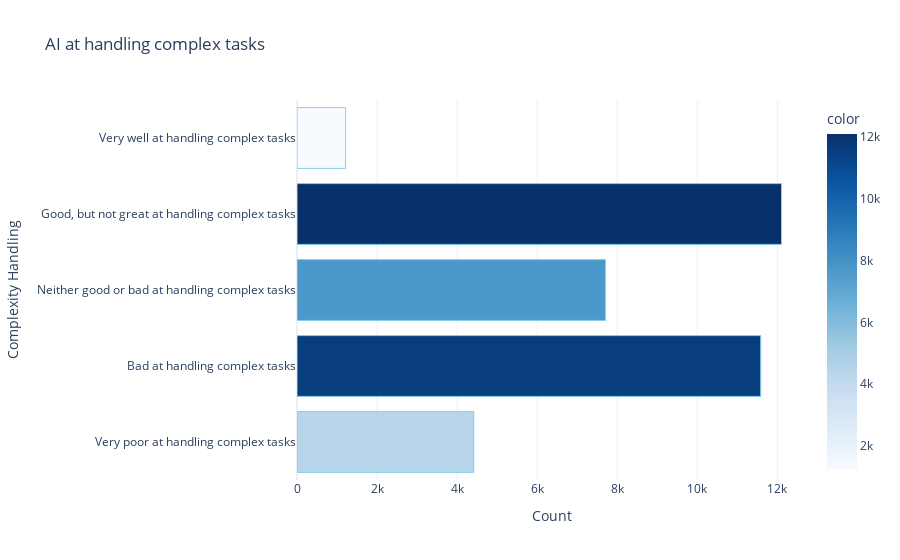

Here is the notebook cell this chart was saved with:
### Markdown cell above
-------------------------------------------------------------------------------------------------------------------------------------------------

### Code cell
# ai at handling complex tasks
ai_complex = df['AIComplex'].dropna()
ai_complex_cnts = ai_complex.value_counts()
complex_order = ['Very well at handling complex tasks', 'Good, but not great at handling complex tasks', 'Neither good or bad at handling complex tasks', 'Bad at handling complex tasks', 'Very poor at handling complex tasks']
complex_order = complex_order[::-1]
ai_complex_cnts = ai_complex.value_counts().reindex(complex_order)
fig5 = px.bar(
    x=ai_complex_cnts.values,
    y=ai_complex_cnts.index,
    orientation='h',
    title="AI at handling complex tasks",
    color=ai_complex_cnts.values,
    color_continuous_scale='Blues',
    labels={'x': 'Count', 'y': 'Complexity Handling'}
)
fig5.update_traces(marker=dict(line=dict(color='skyblue', width=1)))
fig5.update_layout(
    xaxis_title="Count",
    yaxis_title="Complexity Handling",
    template="plotly_white"
)
fig5.show()

### Figure 1 — Plotly figure (JSON) as saved in the notebook; plotly's stock layout.template omitted (floating-point values rounded to 4 significant figures)
{"data": [{"alignmentgroup": "True", "hovertemplate": "Count=%{x}<br>Complexity Handling=%{y}<br>color=%{marker.color}<extra></extra>", "legendgroup": "", "marker": {"color": [4415, 11583, 7706, 12102, 1215], "coloraxis": "coloraxis", "line": {"color": "skyblue", "width": 1}, "pattern": {"shape": ""}}, "name": "", "offsetgroup": "", "orientation": "h", "showlegend": false, "textposition": "auto", "type": "bar", "x": [4415, 11583, 7706, 12102, 1215], "xaxis": "x", "y": ["Very poor at handling complex tasks", "Bad at handling complex tasks", "Neither good or bad at handling complex tasks", "Good, but not great at handling complex tasks", "Very well at handling complex tasks"], "yaxis": "y"}], "layout": {"barmode": "relative", "coloraxis": {"colorbar": {"title": {"text": "color"}}, "colorscale": [[0, "rgb(247,251,255)"], [0.125, "rgb(222,235,247)"], [0.25, "rgb(198,219,239)"], [0.375, "rgb(158,202,225)"], [0.5, "rgb(107,174,214)"], [0.625, "rgb(66,146,198)"], [0.75, "rgb(33,113,181)"], [0.875, "rgb(8,81,156)"], [1, "rgb(8,48,107)"]]}, "legend": {"tracegroupgap": 0}, "title": {"text": "AI at handling complex tasks"}, "xaxis": {"anchor": "y", "domain": [0, 1], "title": {"text": "Count"}}, "yaxis": {"anchor": "x", "domain": [0, 1], "title": {"text": "Complexity Handling"}}}}
